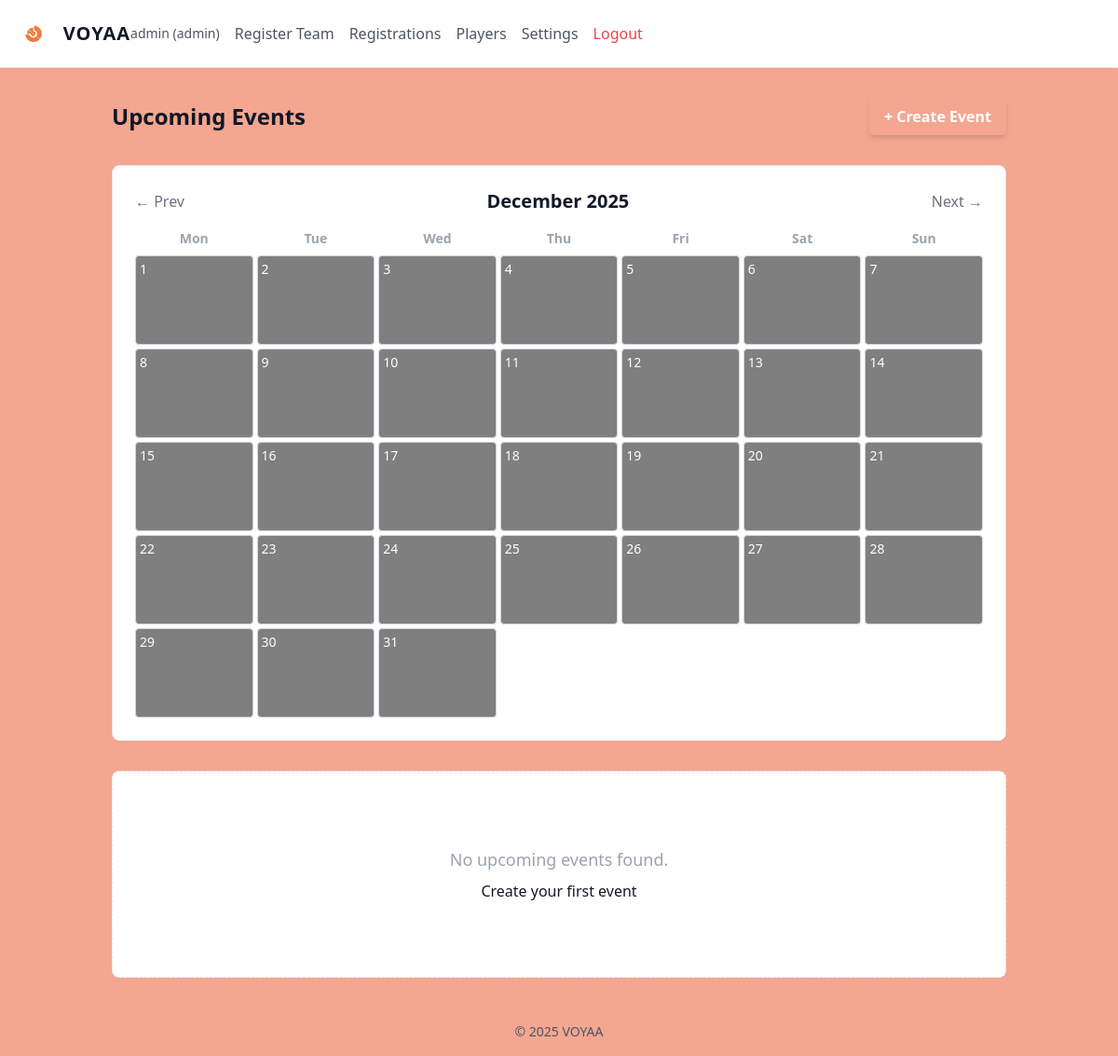
The app's page / (signed in) with its own data.
### calendar_app/models.py (models this page shows, shortened)
class Branding(models.Model):
    logo = models.ImageField(upload_to='branding/', blank=True, null=True)
    primary_color = models.CharField(max_length=7, default='#c0705a') # Orange
    registration_open = models.BooleanField(default=False)  # Admin can toggle registration

class User(AbstractUser):
    ROLE_CHOICES = [
        ('admin', 'Admin'),
        ('player', 'Player'),
    ]
    role = models.CharField(max_length=10, choices=ROLE_CHOICES, default='player')
    groups = models.ManyToManyField(
        'auth.Group',
        verbose_name='groups',
        blank=True,
        help_text='The groups this user belongs to.',
        related_name="calendar_users",
        related_query_name="calendar_user",
    )
    user_permissions = models.ManyToManyField(
        'auth.Permission',
        verbose_name='user permissions',
        blank=True,
        help_text='Specific permissions for this user.',
        related_name="calendar_users",
        related_query_name="calendar_user",
    )

### calendar_app/views.py (the view)
# urls.py: path('', views.dashboard, name='dashboard'),
@login_required
def dashboard(request):
    events = Event.objects.all().order_by('start_time')
    user_rsvps = RSVP.objects.filter(user=request.user).values_list('event_id', 'status')
    rsvp_dict = {event_id: status for event_id, status in user_rsvps}
    for event in events:
        event.user_status = rsvp_dict.get(event.id)
    import calendar
    from django.utils import timezone
    import datetime
    now = timezone.now()
    try:
        year = int(request.GET.get('year', now.year))
        month = int(request.GET.get('month', now.month))
    except ValueError:
        year = now.year
        month = now.month
    cal = calendar.monthcalendar(year, month)
    month_name = calendar.month_name[month]
    if month == 12:
        next_month = 1
        next_year = year + 1
    else:
        next_month = month + 1
        next_year = year
    if month == 1:
        prev_month = 12
        prev_year = year - 1
    else:
        prev_month = month - 1
        prev_year = year
    calendar_weeks = []
    for week in cal:
        week_data = []
        for day in week:
            if day == 0:
                week_data.append({'day': 0, 'events': []})
            else:
                day_events = [e for e in events if e.start_time.year == year and e.start_time.month == month and e.start_time.day == day]
                week_data.append({'day': day, 'events': day_events})
        calendar_weeks.append(week_data)
    branding = Branding.objects.first()
    if not branding:
        branding = Branding.objects.create(primary_color='#00ff9d')
    context = {
        'events': events,
        'branding': branding,
        'rsvp_dict': rsvp_dict,
        'is_admin': request.user.role == 'admin' or request.user.is_superuser,
        'calendar_weeks': calendar_weeks,
        'month_name': month_name,
        'year': year,
        'next_month': next_month,
        'next_year': next_year,
        'prev_month': prev_month,
        'prev_year': prev_year,
    }
    return render(request, 'calendar_app/dashboard.html', context)

### calendar_app/templates/calendar_app/dashboard.html (shortened to what this page needs)
{% extends 'calendar_app/base.html' %}
{% block content %}
<div class="flex justify-between items-center mb-8">
    <h2 class="text-2xl font-bold text-gray-900">Upcoming Events</h2>
    {% if is_admin %}
    <a href="{% url 'calendar_app:create_event' %}"
        class="bg-primary text-white px-4 py-2 rounded font-bold hover:opacity-90 transition shadow-md">
        + Create Event
    </a>
    {% endif %}
</div>
<div class="bg-white border border-gray-200 rounded-lg p-6 mb-8 shadow-sm">
    <div class="flex justify-between items-center mb-4">
        <a href="?year={{ prev_year }}&month={{ prev_month }}"
            class="text-gray-500 hover:text-primary transition">&larr;
            Prev</a>
        <h3 class="text-xl font-bold text-center text-primary">{{ month_name }} {{ year }}</h3>
        <a href="?year={{ next_year }}&month={{ next_month }}" class="text-gray-500 hover:text-primary transition">Next
            &rarr;</a>
    </div>
    <div class="grid grid-cols-7 gap-1 text-center mb-2">
        <div class="text-gray-400 text-sm font-semibold">Mon</div>
        <div class="text-gray-400 text-sm font-semibold">Tue</div>
        <div class="text-gray-400 text-sm font-semibold">Wed</div>
        <div class="text-gray-400 text-sm font-semibold">Thu</div>
        <div class="text-gray-400 text-sm font-semibold">Fri</div>
        <div class="text-gray-400 text-sm font-semibold">Sat</div>
        <div class="text-gray-400 text-sm font-semibold">Sun</div>
    </div>
    <div class="grid grid-cols-7 gap-1">
        {% for week in calendar_weeks %}
        {% for day_info in week %}
        <div
            class="h-24 border border-gray-300 rounded p-1 relative {% if day_info.day != 0 %}bg-black bg-opacity-50 hover:bg-opacity-90 hover:scale-105 hover:shadow-lg transition transform{% else %}bg-transparent border-transparent{% endif %}">
            {% if day_info.day != 0 %}
            <span class="text-white text-sm block mb-1 font-medium">{{ day_info.day }}</span>
            {% endif %}
        </div>
        {% endfor %}
        {% endfor %}
    </div>
</div>
<div class="grid gap-4 md:grid-cols-2 lg:grid-cols-3">
    {% for event in events %}
    <div
        class="bg-white border border-gray-200 rounded-lg p-5 hover:border-primary transition duration-300 group relative overflow-hidden flex flex-col shadow-sm hover:shadow-md">
        <span
            class="absolute top-2 right-2 px-2 py-0.5 text-xs rounded bg-gray-100 text-gray-600 uppercase font-medium border border-gray-200">
            {{ event.get_event_type_display }}
        </span>
        <div class="mb-4">
            <h3 class="text-xl font-bold text-gray-900 group-hover:text-primary transition">{{ event.title }}</h3>
            <p class="text-sm text-gray-500 flex items-center gap-2 mt-1">
                <svg class="w-4 h-4 text-primary" fill="none" stroke="currentColor" viewBox="0 0 24 24">
                    <path stroke-linecap="round" stroke-linejoin="round" stroke-width="2"
                        d="M8 7V3m8 4V3m-9 8h10M5 21h14a2 2 0 002-2V7a2 2 0 00-2-2H5a2 2 0 00-2 2v12a2 2 0 002 2z">
                    </path>
                </svg>
                {{ event.start_time|date:"D, M j, Y @ H:i" }}
            </p>
            {% if event.location %}
            <p class="text-sm text-gray-500 flex items-center gap-2 mt-1">
                <svg class="w-4 h-4 text-primary" fill="none" stroke="currentColor" viewBox="0 0 24 24">
                    <path stroke-linecap="round" stroke-linejoin="round" stroke-width="2"
                        d="M17.657 16.657L13.414 20.9a1.998 1.998 0 01-2.827 0l-4.244-4.243a8 8 0 1111.314 0z"></path>
                    <path stroke-linecap="round" stroke-linejoin="round" stroke-width="2"
                        d="M15 11a3 3 0 11-6 0 3 3 0 016 0z"></path>
                </svg>
                {{ event.location }}
            </p>
            {% endif %}
        </div>
        {% if is_admin %}
        <form method="post" action="{% url 'calendar_app:delete_event' event.id %}" class="absolute top-2 left-2 z-10"
            onsubmit="return confirm('Are you sure you want to delete this event?');">
            {% csrf_token %}
            <button type="submit"
                class="bg-white hover:bg-red-50 text-red-500 border border-red-200 rounded-full p-1 w-6 h-6 flex items-center justify-center text-xs ml-auto transition shadow-sm">
                &times;
            </button>
        </form>
        {% endif %}
        <div class="border-t border-gray-100 pt-4 mt-auto">
            <div class="flex justify-between items-center">
                <span class="text-xs text-gray-500 font-medium uppercase tracking-wide">Status</span>
                <span
                    class="text-sm font-bold {% if event.user_status == 'attending' %}text-green-600{% elif event.user_status == 'unavailable' %}text-red-500{% else %}text-orange-500{% endif %}">
                    {{ event.user_status|default:'Pending'|title }}
                </span>
            </div>
            <div class="grid grid-cols-2 gap-2 mt-3">
                <a href="{% url 'calendar_app:rsvp_event' event.id 'attending' %}"
                    class="text-center px-3 py-1.5 rounded bg-green-50 hover:bg-green-100 text-green-700 font-medium text-xs transition border border-green-200">Going</a>
                <a href="{% url 'calendar_app:rsvp_event' event.id 'unavailable' %}"
                    class="text-center px-3 py-1.5 rounded bg-red-50 hover:bg-red-100 text-red-700 font-medium text-xs transition border border-red-200">Can't
                    Go</a>
            </div>
        </div>
    </div>
    {% empty %}
    <div class="col-span-full text-center py-20 bg-white rounded-lg border border-gray-200 border-dashed">
        <p class="text-gray-400 text-lg">No upcoming events found.</p>
        {% if is_admin %}
        <p class="mt-2"><a href="{% url 'calendar_app:create_event' %}" class="text-primary hover:underline">Create your
                first event</a></p>
        {% endif %}
    </div>
    {% endfor %}
</div>
{% endblock %}

### calendar_app/templates/calendar_app/base.html (shortened to what this page needs)
{% load static %}
<!DOCTYPE html>
<html lang="en" class="dark">
<head>
    <script src="https://cdn.tailwindcss.com"></script>
</head>
<body class="min-h-screen flex flex-col font-sans">
    <nav class="bg-surface border-b border-gray-200 p-4 sticky top-0 z-50 shadow-sm">
        <div class="max-w-7xl mx-auto flex justify-content-between items-center">
            <div class="flex items-center gap-3">
                {% if branding and branding.logo %}
                <img src="{{ branding.logo.url }}" alt="Logo" class="h-8 md:h-10 object-contain">
                {% endif %}
                <a href="{% url 'calendar_app:dashboard' %}"
                    class="text-xl font-bold tracking-wider hover:text-primary transition text-gray-900">VOYAA</a>
            </div>
            <div class="flex items-center gap-4">
                {% if user.is_authenticated %}
                <span class="text-sm text-gray-600 hidden md:inline">{{ user.username }} ({{ user.role }})</span>
                {% if branding.registration_open %}
                <a href="{% url 'calendar_app:register_team' %}"
                    class="text-gray-600 hover:text-primary transition">Register Team</a>
                {% endif %}
                {% if user.role == 'admin' or user.is_superuser %}
                <a href="{% url 'calendar_app:admin_registrations' %}"
                    class="text-gray-600 hover:text-primary transition">Registrations</a>
                <a href="{% url 'calendar_app:player_list' %}"
                    class="text-gray-600 hover:text-primary transition">Players</a>
                <a href="{% url 'calendar_app:settings' %}"
                    class="text-gray-600 hover:text-primary transition">Settings</a>
                {% endif %}
                <a href="{% url 'calendar_app:logout' %}" class="text-red-500 hover:text-red-600 transition">Logout</a>
                {% else %}
                <a href="{% url 'calendar_app:login' %}" class="text-primary hover:underline transition">Login</a>
                {% endif %}
            </div>
        </div>
    </nav>
    <main class="flex-grow container mx-auto p-4 md:p-8">
        {% block content %}
        {% endblock %}
    </main>
    <footer class="p-4 text-center text-gray-600 text-sm">
        &copy; {% now "Y" %} VOYAA
    </footer>
</body>
</html>

### calendar_app/templates/calendar_app/base.html (style rules this page uses)
body { background-color: #f4a691; color: #111827; }
.text-primary { color: var(--primary-color); }
.bg-primary { background-color: var(--primary-color); }

### records on screen
Branding: logo (picture)
User: username "admin", role "admin"

### other values on screen
{{ month_name }} "December"
{{ year }} "2025"
{{ day_info.day }} "1" "2" "3" "4" "5" "6" "7" "8" "9" "10" "11" "12" "13" "14" "15" "16" "17" "18" "19" "20" "21" "22" "23" "24" "25" "26" "27" "28" "29" "30" "31"
